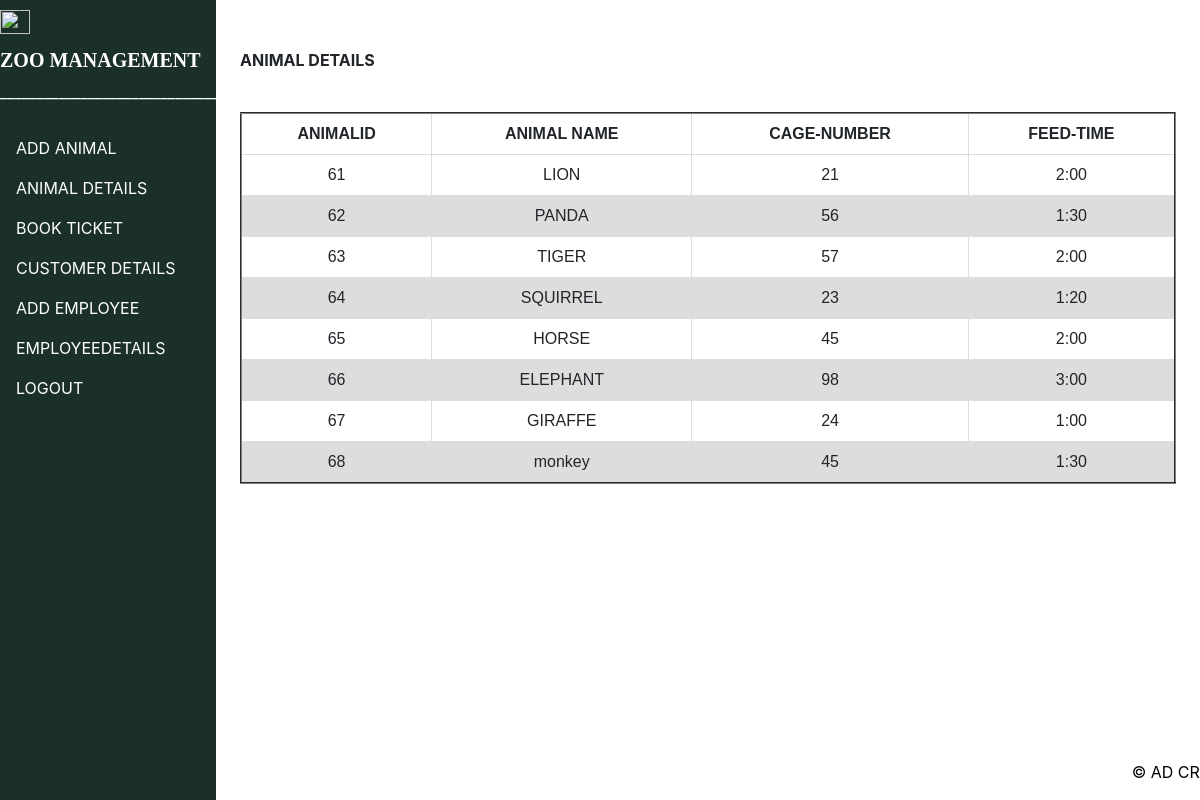
The app's page /admin/animaldetail.php with its own data.
### tables this page shows
CREATE TABLE `animal` (
  `Aid` int(15) NOT NULL,
  `Gender` varchar(10) DEFAULT NULL,
  `Cage_Number` int(11) NOT NULL,
  `Feed_Time` varchar(30) NOT NULL,
  `image_url` varchar(200) DEFAULT NULL,
  `Akid` int(15) DEFAULT NULL
);

CREATE TABLE `animalkind` (
  `AKid` int(15) NOT NULL,
  `AName` varchar(30) NOT NULL,
  `Physical_Characteristics` text NOT NULL,
  `Zoo_Region` varchar(50) NOT NULL,
  `Diet` varchar(30) NOT NULL,
  `Population_Status` varchar(30) NOT NULL
);

### admin/animaldetail.php (the view, shortened to what this page needs)
<!DOCTYPE html>
<html>
  <head>
    <link
      rel="stylesheet"
      href="https://maxcdn.bootstrapcdn.com/bootstrap/4.5.2/css/bootstrap.min.css"
    />
    <link href="css/style.css" rel="stylesheet" type="text/css" media="all" />
  </head>
  <body>
  <ul class="vertical">
    <li>
        <a class="navbar-brand" href="#" ><img src="https://i.pinimg.com/originals/12/67/03/12670389f6aba8da354094feb86a141b.png" alt="" width="30" height="24"></a>
        <a class="navbar-brand" href="#"><b style="font-family: sans-serifs; color:white;">ZOO MANAGEMENT</b></a>
    </li>
    <span style='color:white'>______________________________________________</span>
    <br>
    <br>
    <li class="ver"><a href="addanimal.php">ADD ANIMAL</a></li>
    <li class="ver"><a href="animaldetail.php">ANIMAL DETAILS</a></li>
    <li class="ver"><a href="bookticket.php">BOOK TICKET</a></li>
    <li class="ver"><a href="cusdetails.php">CUSTOMER DETAILS</a></li>
    <li class="ver"><a href="addemp.php">ADD EMPLOYEE</a></li>
    <li class="ver"><a href="empdetails.php">EMPLOYEEDETAILS</a></li>
    <li class="ver"><a href="../index.html">LOGOUT</a></li>
    </ul>
    <br><br>
   <p style="margin-left:20%"> <b>ANIMAL DETAILS</b></p>
   <br>
   <div style="margin-left:20%; margin-right:2%">
   <?php
      $con = mysqli_connect('localhost','root','','ZOO')
          or die("Unable to connect");
      $result ="SELECT aid,aname,cage_number,feed_time FROM animal a,animalkind b
      where a.akid=b.akid ";
      $animal = mysqli_query($con,$result);
      ?>
      <div style=''>
      <table border="2" style= "margin: 0 auto; padding-top:100px;" >
      <thead>
        <tr>
          <th>ANIMALID</th>
          <th>ANIMAL NAME</th>
          <th>CAGE-NUMBER</th>
          <th>FEED-TIME</th>
        </tr>
      </thead>
      <tbody>
        <?php
          while( $row = mysqli_fetch_assoc($animal))
          {
            echo
            "<tr>
              <td>{$row['aid']}</td>
              <td>{$row['aname']}</td>
              <td>{$row['cage_number']}</td>
              <td>{$row['feed_time']}</td>
            </tr>\n";
          }
        ?>
      </tbody>
    </table>
    </div>
  </div>
<div class="footer">
    <p style='border-top-color: #92a8d1;'>&copy; AD CREATIONS</p>
</div>
  </body>
</html>

### css/style.css (style rules this page uses)
* { margin:0 ; padding: 0; box-sizing: border-box; }
.footer { position: fixed; left: 0; bottom: 0; width: 100%; background-color:rgb(28, 48, 42); color: white; text-align: center; margin-top: 8px; padding-top: 7px; }

### admin/animaldetail.php (style rules this page uses)
.footer { position: fixed; left: 50%; padding-left:-50px; bottom: 0; width: 100%; background-color:white; color: black; margin-top: 8px; padding-top: 7px; }
.vertical { list-style-type: none; margin: 0; padding: 0; width: 18%; background-color:rgb(28, 48, 42); position: fixed; height: 100%; overflow: auto; }
.ver a { display: block; color: white; padding: 8px 16px; text-decoration: none; }
table { font-family: arial, sans-serif; border-collapse: collapse; width: 100%; }
th { border: 1px solid #dddddd; text-align: center; padding: 8px; }
td { border: 1px solid #dddddd; text-align: center; padding: 8px; }
tr:nth-child(even) { background-color: #dddddd; }

### records on screen
animal: Aid "61", Akid.AName "LION", Cage_Number "21", Feed_Time "2:00"
animal: Aid "62", Akid.AName "PANDA", Cage_Number "56", Feed_Time "1:30"
animal: Aid "63", Akid.AName "TIGER", Cage_Number "57", Feed_Time "2:00"
animal: Aid "64", Akid.AName "SQUIRREL", Cage_Number "23", Feed_Time "1:20"
animal: Aid "65", Akid.AName "HORSE", Cage_Number "45", Feed_Time "2:00"
animal: Aid "66", Akid.AName "ELEPHANT", Cage_Number "98", Feed_Time "3:00"
animal: Aid "67", Akid.AName "GIRAFFE", Cage_Number "24", Feed_Time "1:00"
animal: Aid "68", Akid.AName "monkey", Cage_Number "45", Feed_Time "1:30"
